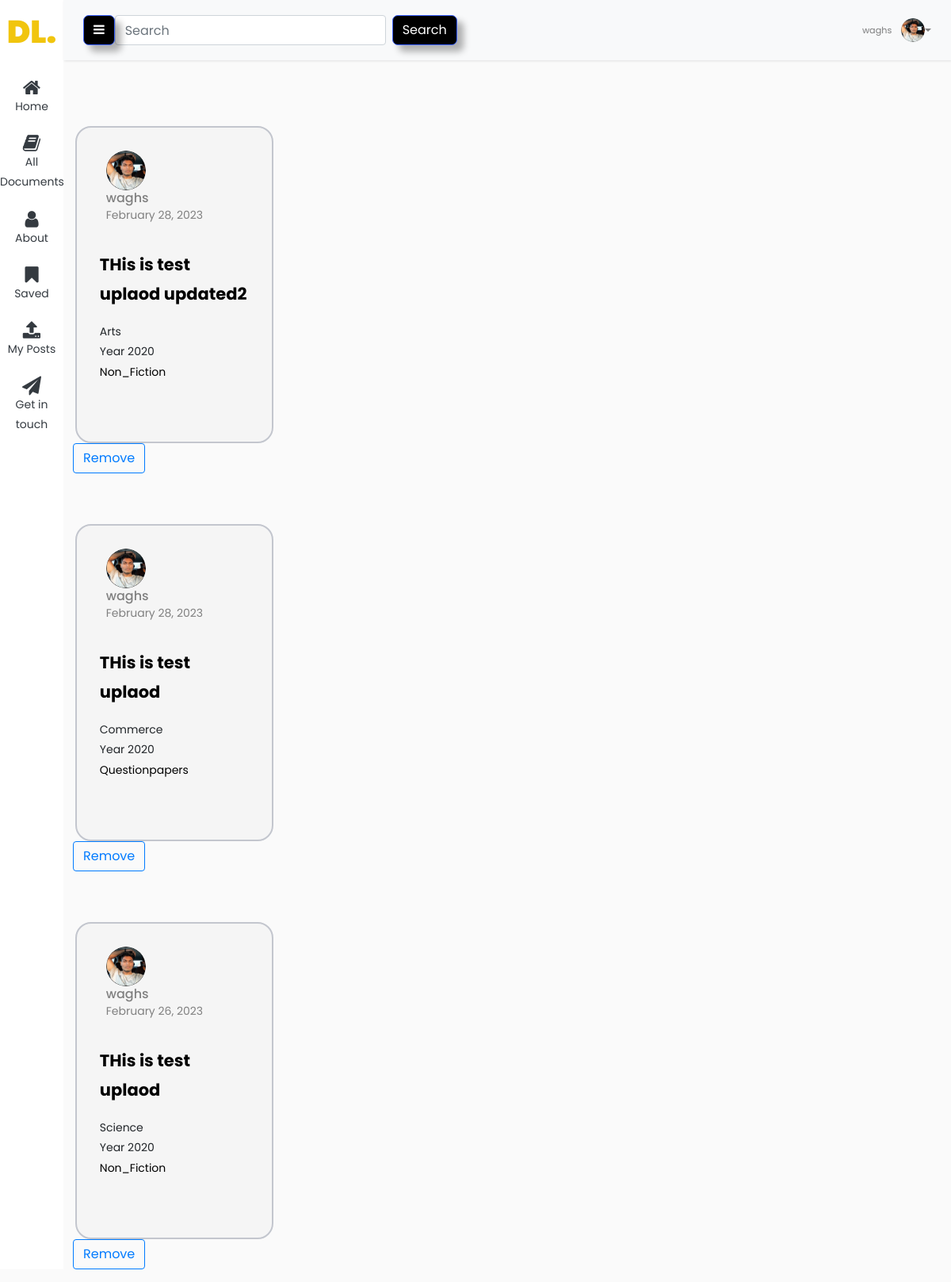
Page /profile/favourite (signed in) on the committed database.
### users/models.py (models this page shows, shortened)
class Profile(models.Model):
    user = models.OneToOneField(User, on_delete=models.CASCADE)
    image = models.ImageField(default='default.jpg', upload_to='profile_pics')
    Stream = models.CharField(max_length=100)

### blog/models.py (models this page shows, shortened)
class Document2(models.Model):
    description = models.CharField(max_length=255, blank=True)
    pdf = models.FileField(upload_to='pdf/', null=True)
    date_posted = models.DateTimeField(default=timezone.now)
    category = models.ForeignKey(Category2, on_delete=models.CASCADE, related_name='documents')
    author = models.ForeignKey(User, on_delete=models.CASCADE, null=True)
    favourites = models.ManyToManyField(User, related_name='favourite_documents', default=None, blank=True)
    stream = models.ForeignKey(Stream, on_delete=models.CASCADE, null=True)
    year = models.ForeignKey(Year, on_delete=models.CASCADE, default=2020)
    course = models.ForeignKey(Course, on_delete=models.CASCADE, default=1)

class Stream(models.Model):
    name = models.CharField(max_length=255)
    def __str__(self):
        return self.name

class Year(models.Model):
    classof = models.IntegerField()
    def __str__(self):
        return f"Year {self.classof}"

class Category2(models.Model):
    name = models.CharField(max_length=255, blank=True)
    def __str__(self):
        return self.name

### blog/views.py (the view)
# urls.py: path('profile/favourite', views.favourite_list, name='favourite_list'),
@login_required
def favourite_list(request):
    new = Document2.objects.all().filter(favourites=request.user)
    return render(request,
        'users/favourites.html',
        {'new' : new})

### users/templates/users/favourites.html (shortened to what this page needs)
{% extends "blog/basewithsidebar.html" %}
{% block content %}
{% for document in new %}
<div class="col-md-3 mt-5 d-flex justify-content-center">
    <div class="card mt-3">
    <div class="px-2 " >
      <img class="rounded-circle shadow-4-strong" width="50px" src="{{ document.author.profile.image.url }}" alt="">
        </div>
    <div class="ms-2 c-details">
        <h6 class="mb-0">{{ user.username }}</h6> <span>{{ document.date_posted|date:"F d, Y" }}</span>
    </div>
		<div class="card-details">
		  <p class="text-title">{{ document.description }}</p>
		  <p class="text-body  ">{{document.stream}}</p>
		  <p class="text-body  ">{{document.year}}</p>
      <p href="{% url 'category' document.category%}">{{ document.category}}</p>
		</div>
  </div>
</div>
{% if request.user.is_authenticated %}
<div id="favourite-section"><a href="{% url 'favourite_add' document.id %}"
        class="btn btn-outline-primary">Remove</a></div>
{% endif %}
{% endfor %}
{% endblock content %}

### blog/templates/blog/basewithsidebar.html (shortened to what this page needs)
{% load static %}
<!doctype html>
<html lang="en">
  <head>
  <link rel="stylesheet" href="https://cdnjs.cloudflare.com/ajax/libs/twitter-bootstrap/5.1.3/css/bootstrap.min.css">
	<link rel="stylesheet" href="https://stackpath.bootstrapcdn.com/font-awesome/4.7.0/css/font-awesome.min.css">
  </head>
  <body>
		<div class="wrapper d-flex align-items-stretch">
			<nav id="sidebar" class="active">
				<h1><a href="{% url 'blog-home' %}" class="logo" style="color: #f1c50e;">DL.</a></h1>
        <ul class="list-unstyled components mb-5 ">
          <li class="active ">
            <a href="{% url 'blog-home' %}" class="text-dark"><span class="fa fa-home"></span>Home</a>
          </li>
          <li class="active ">
            <a href="{% url 'helpme-home2' %}" class="text-dark"><span class="fa fa-book"></span> All Documents</a>
          </li>
          <li>
              <a  href="{% url 'profile' %}" class="text-dark"><span class="fa fa-user"></span> About</a>
          </li>
          <li>
            <a href="{% url 'favourite_list' %}" class="text-dark"><span class="fa fa-bookmark"></span>Saved</a>
          </li>
          <li>
            <a href="{% url 'userpost' %}" class="text-dark"><span class="fa fa-upload"></span> My Posts</a>
          </li>
          <li>
            <a href="{% url 'user_info' %}" class="text-dark"><span class="fa fa-paper-plane"></span>Get in touch</a>
          </li>
        </ul>
    	</nav>
      <div id="content" class="">
        <nav class="navbar navbar-expand-lg navbar-light bg-light">
          <div class="container-fluid">
              <button type="button" id="sidebarCollapse" class="btn btn-primary">
                  <i class="fa fa-bars"></i>
              </button>
              <form method="GET" action="/search" class="form-inline my-2 my-lg-0">
                  <input class="form-control mr-sm-2" type="search" placeholder="Search" aria-label="Search" name="query" id="query">
                  <button class="btn btn-primary" type="submit">Search</button>
              </form>
              <div class="collapse navbar-collapse" id="navbarSupportedContent" style="justify-content: flex-end;">
                  <ul class="navbar-nav ms-auto mb-2 mb-lg-0">
                      {% if user.is_authenticated %}
                      <li class="nav-item dropdown no-arrow">
                          <a class="nav-link dropdown-toggle" href="#" id="userDropdown" role="button" data-toggle="dropdown" aria-haspopup="true" aria-expanded="false">
                              <span class="mr-2 d-none d-lg-inline text-gray-600 small">{{ user.username }}</span>
                              <img class="img-profile rounded-circle" src="{{ user.profile.image.url }}" height="30" alt="Profile Image" loading="lazy">
                          </a>
                      </li>
                      {% endif %}
                  </ul>
              </div>
          </div>
      </nav>
        <div class="container">
            <div class="row"  >
                        {% block content %} {%endblock%}
              </div>
        </div>
		</div>
  </body>
</html>

### users/templates/users/favourites.html (style rules this page uses)
button { position: relative; font-size: 1.2em; padding: 0.7em 1.4em; background-color: #BF0426; text-decoration: none; border: none; border-radius: 0.5em; color: #DEDEDE; box-shadow: 0.5em 0.5em 0.5em rgba(0, 0, 0, 0.3); }
button::before { position: absolute; content: ''; height: 0; width: 0; top: 0; left: 0; background: linear-gradient(135deg, rgb(245 245 245) 0%, rgb(255 255 255) 50%, #ffc107 50%, #ffc107 60%); border-radius: 0 0 0.5em 0; box-shadow: 0.2em 0.2em 0.2em rgba(0, 0, 0, 0.3); transition: 0.3s; }
.card { width: 300px; height: 400px; border-radius: 20px; background: #f5f5f5; position: relative; padding: 1.8rem; border: 2px solid #c3c6ce; transition: 0.5s ease-out; overflow: visible; }
.card-details { color: black; height: 100%; gap: 0em; display: grid; place-content: center; }
.text-body { color: rgb(134, 134, 134); margin-bottom: 0%; }
.text-title { font-size: 1.5em; font-weight: bold; }

### rows in the picture
Document2: author.profile.image (picture), date_posted "February 28, 2023", description "THis is test uplaod updated2", stream "Arts", year "Year 2020", category "Non_Fiction"
Document2: author.profile.image (picture), date_posted "February 28, 2023", description "THis is test uplaod", stream "Commerce", year "Year 2020", category "Questionpapers"
Document2: author.profile.image (picture), date_posted "February 26, 2023", description "THis is test uplaod", stream "Science", year "Year 2020", category "Non_Fiction"

### other values in the picture
{{ user.username }} "waghs"
